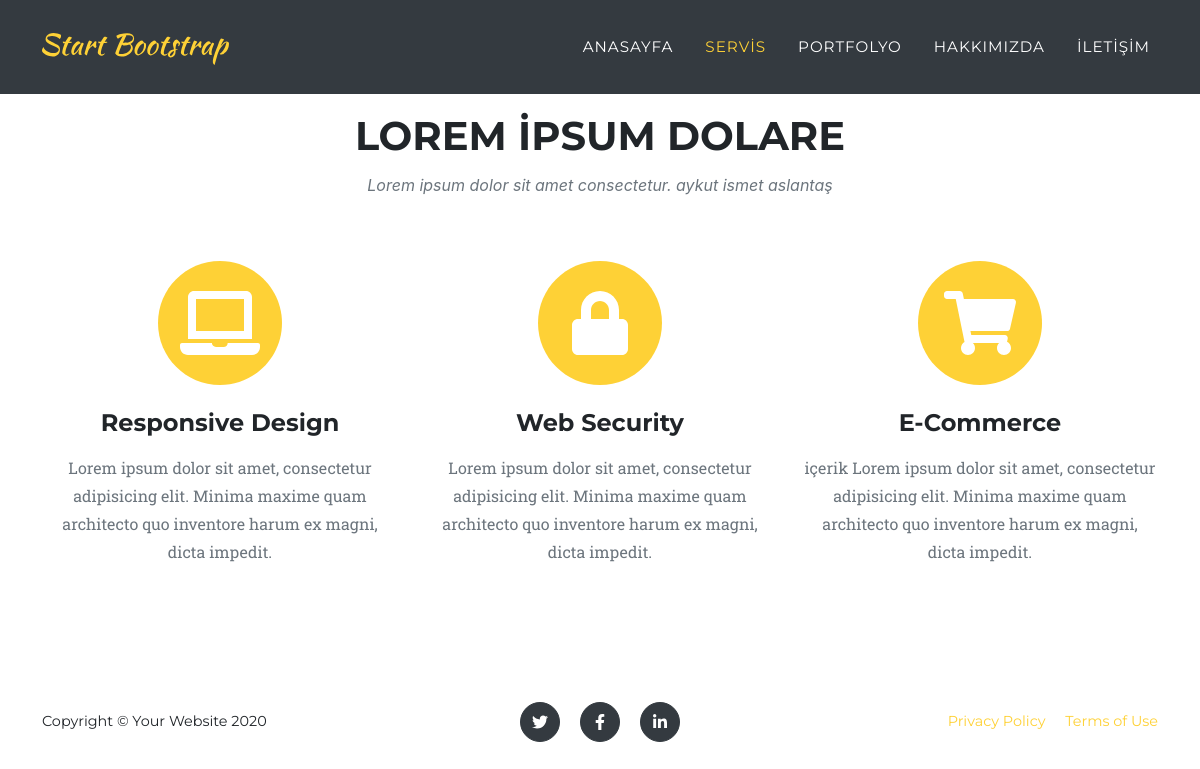
The page /site/site/servis.php on the database its author committed.
### tables this page shows
CREATE TABLE `servis` (
  `id` int(11) NOT NULL,
  `baslik` varchar(250) NOT NULL,
  `altbaslik` varchar(250) NOT NULL
);

CREATE TABLE `servislerimiz` (
  `id` int(11) NOT NULL,
  `foto` varchar(50) NOT NULL,
  `baslik` varchar(250) NOT NULL,
  `icerik` varchar(500) NOT NULL,
  `sira` smallint(6) NOT NULL,
  `aktif` tinyint(1) NOT NULL DEFAULT '1'
);

### site/site/servis.php (the view, shortened to what this page needs)
<?php
include("inc/head.php");
include("inc/vt.php");
$sorgu=$baglanti->prepare("select * from servis");
$sorgu->execute();
$sonuc=$sorgu->fetch();
?>
<section class="page-section" id="services">
    <div class="container">
        <div class="text-center">
            <h2 class="section-heading text-uppercase mt-3"><?php echo $sonuc["baslik"]?></h2>
            <h3 class="section-subheading text-muted"><?php echo $sonuc["altbaslik"]?></h3>
        </div>
        <div class="row text-center">
            <?php
            $sorgu2 = $baglanti->prepare("select * from servislerimiz where aktif=1 order by sira");
            $sorgu2->execute();
            while ($sonuc2 = $sorgu2->fetch()) {
            ?>
                <div class="col-md-4">
                    <span class="fa-stack fa-4x">
                        <i class="fas fa-circle fa-stack-2x text-primary"></i>
                        <i class="fas <?php echo $sonuc2["foto"] ?> fa-stack-1x fa-inverse"></i>
                    </span>
                    <h4 class="my-3"><?php echo $sonuc2["baslik"] ?></h4>
                    <p class="text-muted"><?php echo $sonuc2["icerik"] ?></p>
                </div>
            <?php
            }
            ?>
        </div>
    </div>
</section>
<?php
include("inc/footer.php");
?>

### rows shown on the page
servis: baslik "LOREM IPSUM DOLARE", altbaslik "Lorem ipsum dolor sit amet consectetur. aykut ismet aslantaş"
servislerimiz: baslik "Responsive Design", icerik "Lorem ipsum dolor sit amet, consectetur adipisicing elit. Minima maxime quam architecto quo inventore harum ex magni, dicta impedit."
servislerimiz: baslik "Web Security", icerik "Lorem ipsum dolor sit amet, consectetur adipisicing elit. Minima maxime quam architecto quo inventore harum ex magni, dicta impedit."
servislerimiz: baslik "E-Commerce", icerik "içerik Lorem ipsum dolor sit amet, consectetur adipisicing elit. Minima maxime quam architecto quo inventore harum ex magni, dicta impedit."
